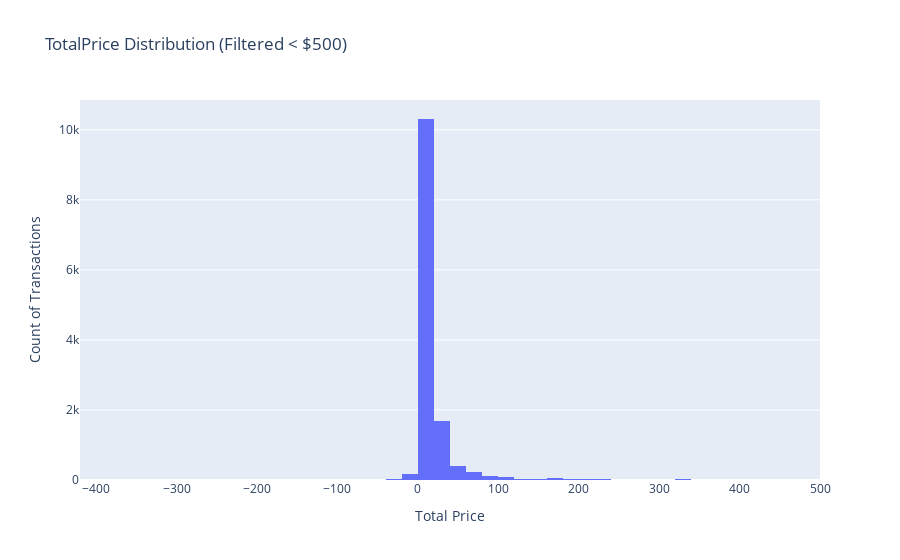

Here is the notebook cell this chart was saved with:
### Code cell
filtered_df = df[df['TotalPrice'] < 500]

fig = px.histogram(filtered_df, x='TotalPrice', nbins=50, title='TotalPrice Distribution (Filtered < $500)')
fig.update_layout(xaxis_title='Total Price', yaxis_title='Count of Transactions')
fig.show()

### Figure 1 — Plotly figure (JSON) as saved in the notebook; plotly's stock layout.template omitted (floating-point values rounded to 4 significant figures; data arrays with more than 128 entries replaced by an {"elided": "..."} marker saying what was removed)
{"data": [{"bingroup": "x", "hovertemplate": "TotalPrice=%{x}<br>count=%{y}<extra></extra>", "legendgroup": "", "marker": {"color": "#636efa", "pattern": {"shape": ""}}, "name": "", "nbinsx": 50, "orientation": "v", "showlegend": false, "type": "histogram", "x": {"elided": "13306 float values"}, "xaxis": "x", "yaxis": "y"}], "layout": {"barmode": "relative", "legend": {"tracegroupgap": 0}, "title": {"text": "TotalPrice Distribution (Filtered < $500)"}, "xaxis": {"anchor": "y", "domain": [0, 1], "title": {"text": "Total Price"}}, "yaxis": {"anchor": "x", "domain": [0, 1], "title": {"text": "Count of Transactions"}}}}
